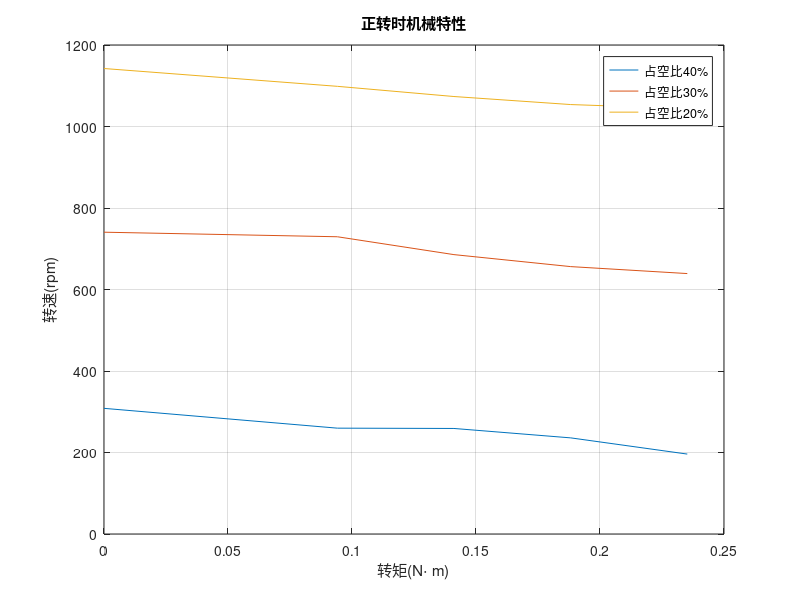
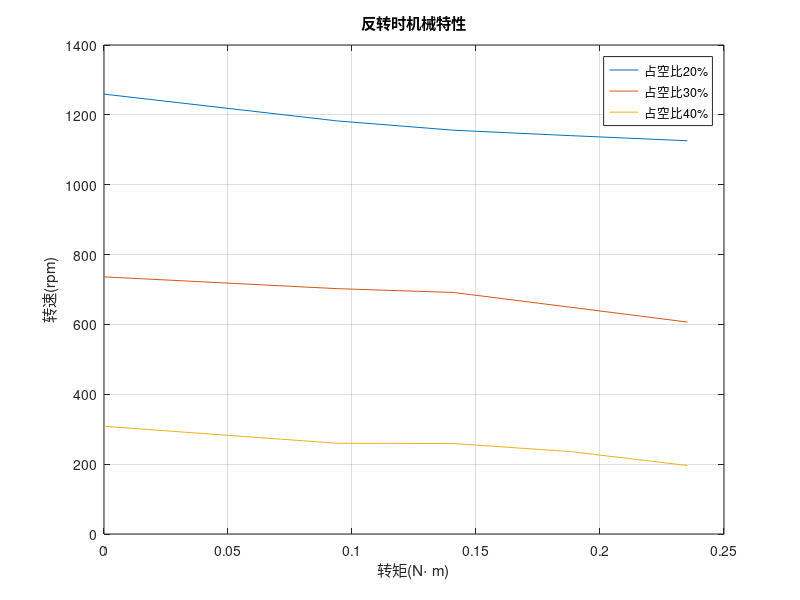

MATLAB code to generate these figures, in order:
clc, clear, close all;

% 构造数据列表
% positive_frequency 和 negative_frequency 是频率，和转速成正比，T 是转矩
positive_frequency = [308.37, 259.75, 259.00, 235.90, 196.14, 740.6263, 729.4413, 685.6115, 656.1776, 639.1157, 1.14231e3, 1.09859e3, 1.07358e3, 1.05385e3, 1.04392e3];
negative_frequency = [1.2594e3, 1.1826e3, 1.1560e3, 1.1405e3, 1.1259e3, 736.2287, 702.4193, 691.4483, 649.1795, 606.8259, 308.37, 259.75, 259.00, 235.90, 196.14];
T = [0, 0.0941, 0.1411, 0.1882, 0.2352];
plot(T, positive_frequency(1:5), T, positive_frequency(6:10), T, positive_frequency(11:15));
figure(1);
title('正转时机械特性');
legend('占空比40%', '占空比30%', '占空比20%');
xlabel('转矩(N\cdot m)');
ylabel('转速(rpm)')
grid on;
figure(2);
plot(T, negative_frequency(1:5), T, negative_frequency(6:10), T, negative_frequency(11:15));
title('反转时机械特性');
legend('占空比20%', '占空比30%', '占空比40%');
xlabel('转矩(N\cdot m)');
ylabel('转速(rpm)')
grid on;
